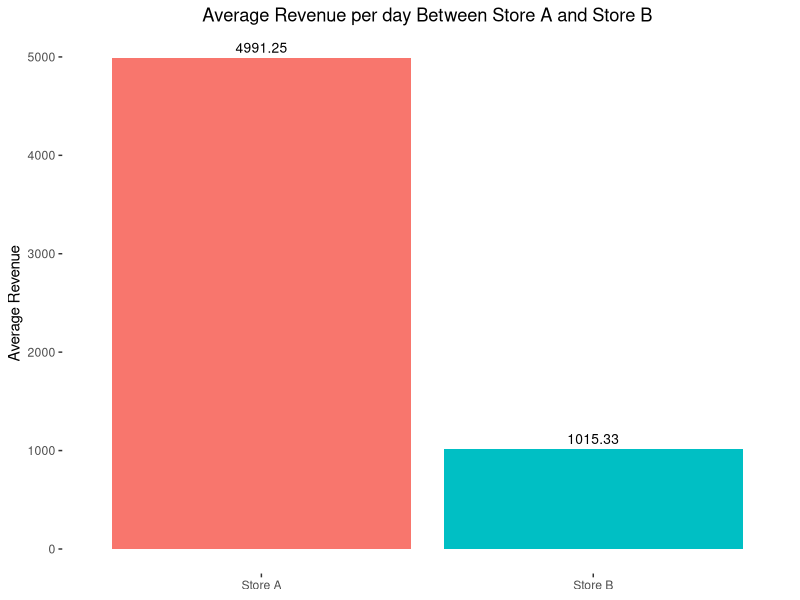

This figure's R source: (Note: this script raises an error after producing the figure.)
library(ggplot2)


StoreA <- rnorm(365, 5000.21, 332) # Creates 365 samples of occurences, with a mean of 5000.21 and standard deviation of 332
StoreB <- rnorm(365, 1000.12, 332) # Creates 365 samples of occurences, with a mean of 1000.12 and standard deviation of 332

Revenue <- c(StoreA, StoreB) #Combines values into one column. All 365 values of Store A will be combined along with all 365 values of Store B

Store <- rep(c("Store A", "Store B"), each = 365) #Creates of column of Store A and Store B as the two levels. 365 iterations will be created for Store A and then Store \ 

Sales <- data.frame(Store, Revenue) #Creates a dataframe of the Revenue and their corresponding store 

TTestplot <- ggplot(Sales, aes(Store, Revenue, label = Revenue, fill = Store)) + 
	stat_summary(fun.y = "mean", geom = "bar") + #
	stat_summary(aes(label=round(..y..,2)), 
		fun.y=mean, geom="text", size=3.5, vjust = -0.5) + #Plots the text of the average value for each level
	theme(panel.background=element_blank()) + #Creates a blank background for the plot's panel
	theme(plot.background=element_blank()) + #Creates a blank background for the plot 
	theme(plot.title = element_text(hjust = 0.5))+ #Centers plot title
	theme(legend.position="none") + # Gets rid of the legend
	labs(title = "Average Revenue per day Between Store A and Store B", #Adds a title for the plot
		x = NULL, y = "Average Revenue" #Labels for the x and y axis
		)
   

ggsave("/Users/kamal/Documents/GitHub/StatsSheet/VisualizationsRFiles/TTestPlot.jpeg", #Pathway to save plot to 
	TTestplot #Indicates to save the TTestplot 
)

write.csv(Sales, #Indicates to write the Sales dataframe
	"/Users/kamal/Documents/GitHub/StatsSheet/VisualizationsRFiles/TTestData.csv" #Indicates the filepath to save the data to
	)



